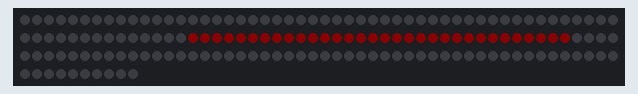
The sketch below on a simulated Arduino Uno, built with avr-gcc and run on an emulated ATmega328P. Shown: 160 RGB LEDs in strip order, left to right, continuing on the next row. Dim RGB values are drawn brighter than linear; what the sketch prints to the serial monitor is not drawn.

Above: at 0.6 s.

The sketch:

powerOneLED.ino
```cpp
/**
 * Description: Program to turn off all LEDs and then power a specific group of LEDs
 * with a color at reduced brightness
 */

#include <FastLED.h>

// Define the LED strip configuration
#define NUM_GROUP 5
#define TOTAL_LEDS 32 * NUM_GROUP   // Total LEDs in the strip
#define LED_PIN 7      // Pin connected to the LED strip
#define BRIGHTNESS 10  // Reduced brightness level (0-255)

// Create the LED array for the full strip
CRGB leds[TOTAL_LEDS];

// Variable to choose which group to light up (0-based index)
int activeGroup = 2;  // Change this value to select different groups (0 to NUM_GROUP-1)

void setup() {
  // Initialize serial for debugging
  Serial.begin(9600);

  // Initialize the LED strip for all LEDs
  FastLED.addLeds<WS2812B, LED_PIN, GRB>(leds, TOTAL_LEDS);
  FastLED.setBrightness(BRIGHTNESS);

  // First turn OFF all LEDs
  fill_solid(leds, TOTAL_LEDS, CRGB::Black);
  FastLED.show();

  delay(500); // Brief pause so you can see they all turned off

  // Calculate the starting LED index for the chosen group
  int startLED = activeGroup * 32;

  // Now turn ON just the specified group of LEDs with red color
  for(int i = startLED; i < startLED + 32; i++) {
    leds[i] = CRGB::Red;
  }

  // Display the LEDs
  FastLED.show();

  Serial.println("Initialized: All LEDs turned off, then group " + String(activeGroup) + " set to red");
}

void loop() {
  // Nothing to do here as we just want to keep the LEDs on
}
```
